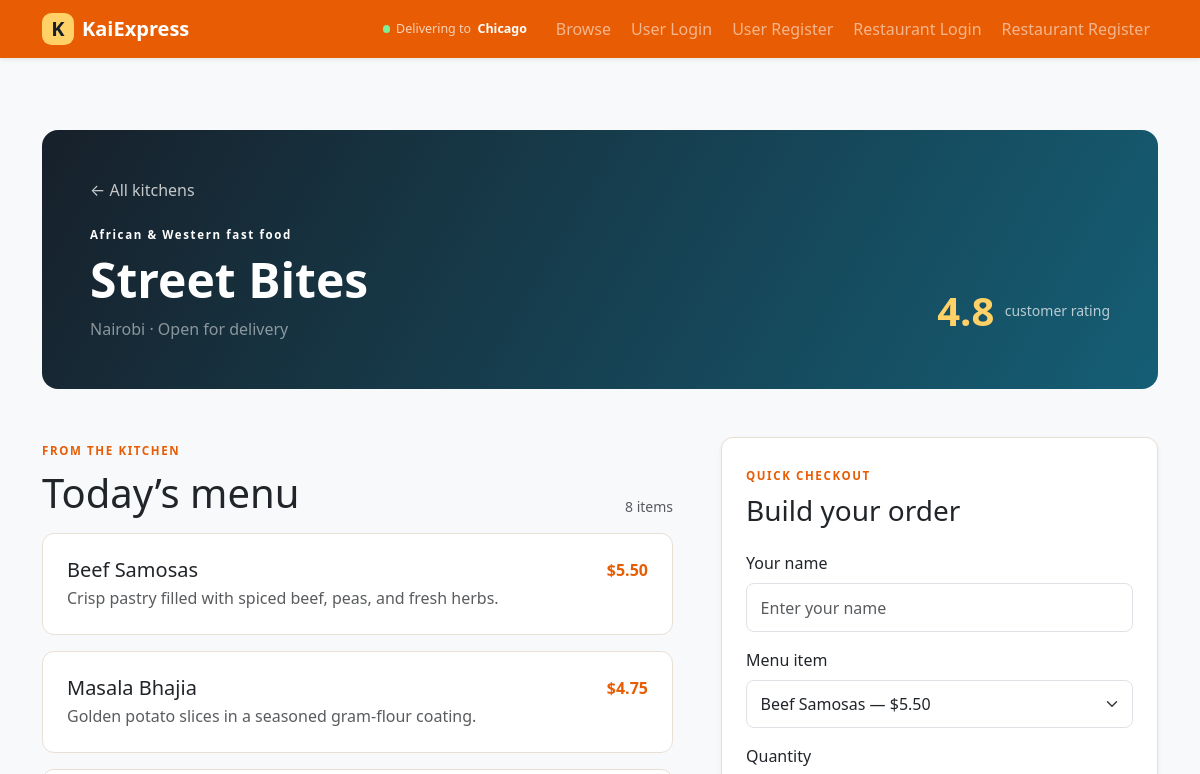
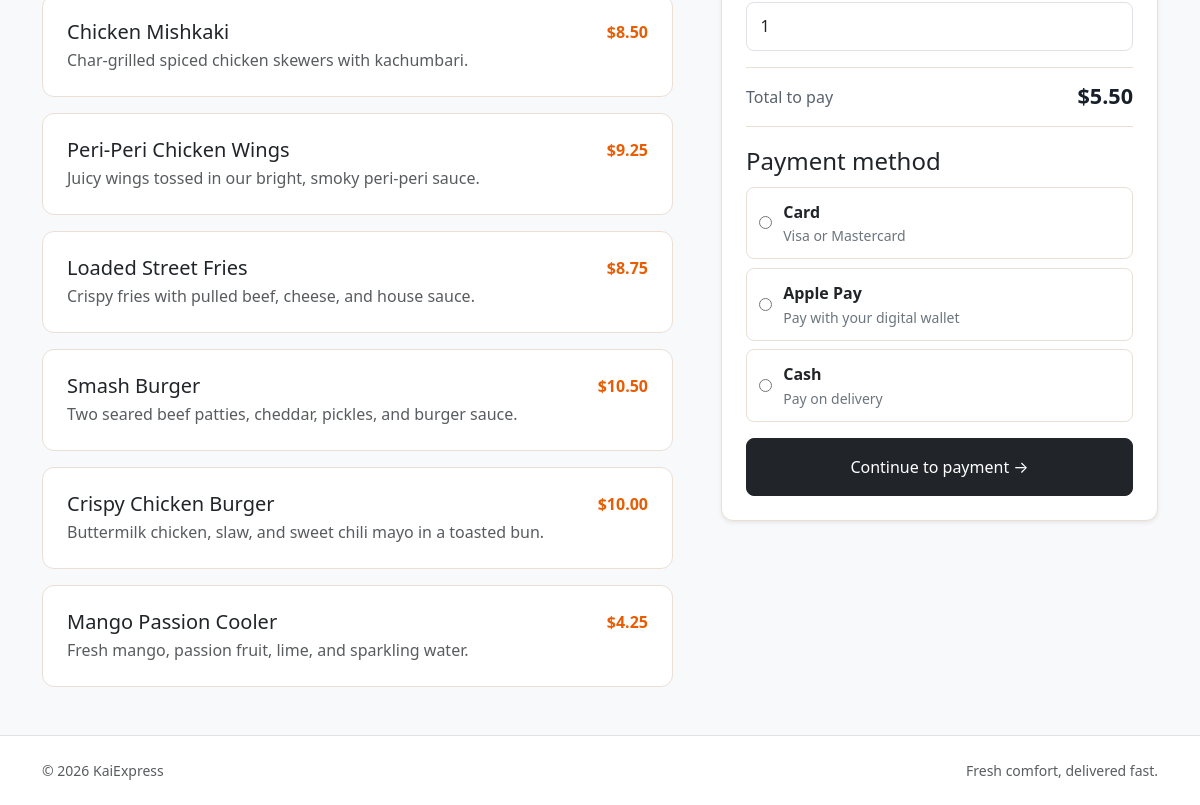
The page /restaurant/12 on the database as committed earlier (2 pictures, top to bottom).
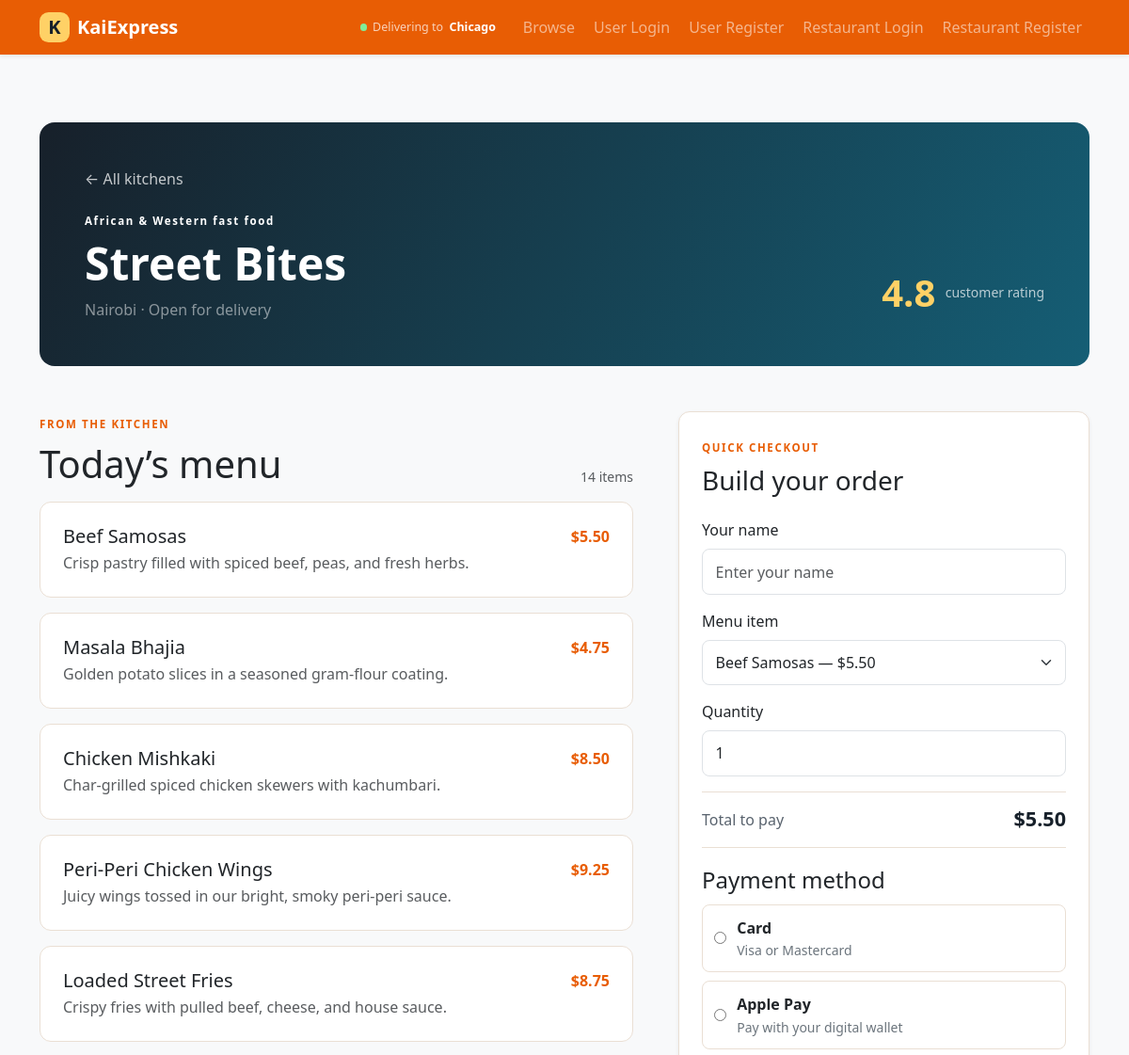
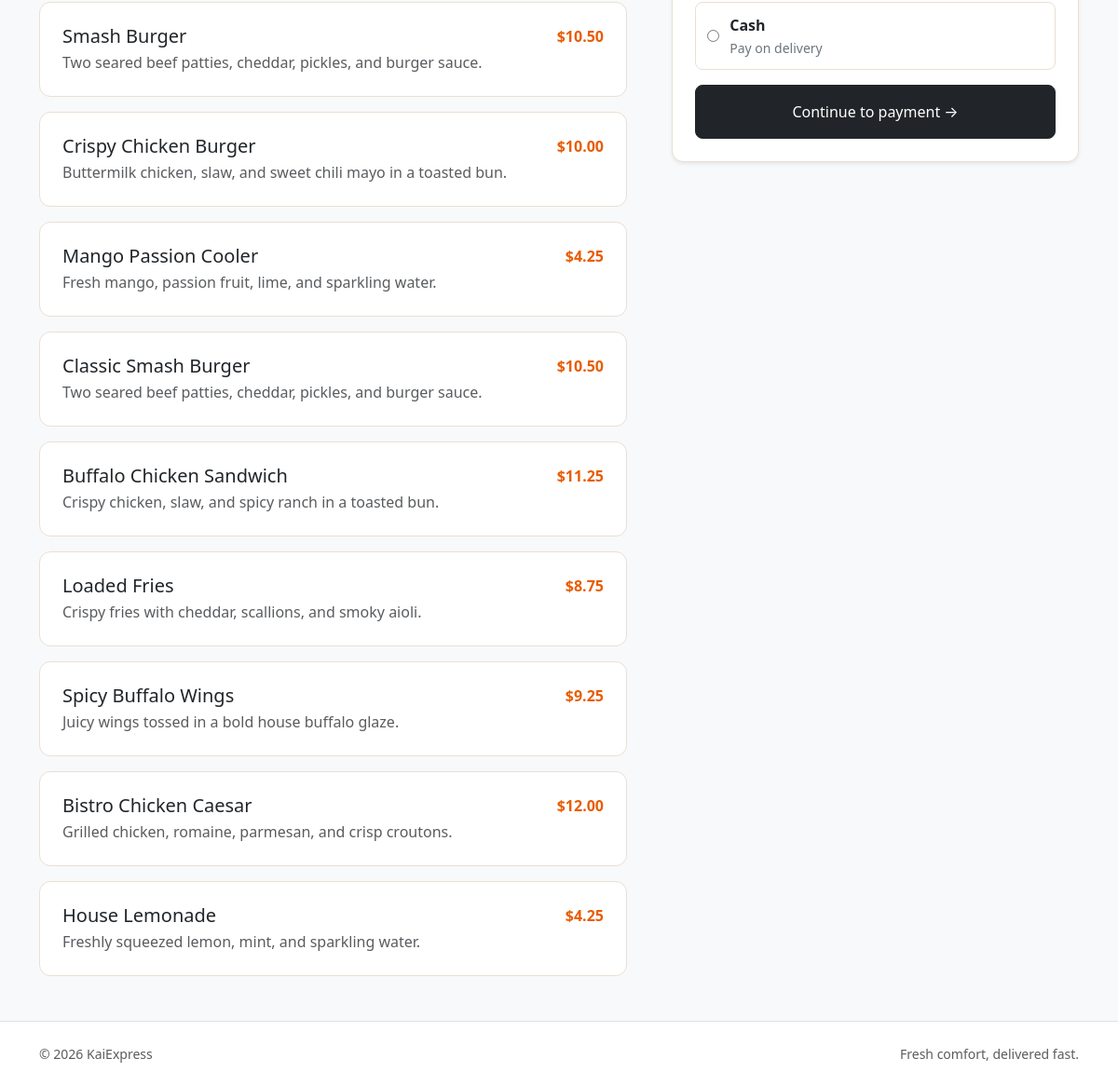
The same page on the database as committed later (2 pictures, top to bottom).
### packages/models.py (models this page shows, shortened)
class User(db.Model, UserMixin):
    __tablename__ = "users"
    id = db.Column(db.Integer, primary_key=True)
    name = db.Column(db.String(100), nullable=False)
    email = db.Column(db.String(120), unique=True, nullable=False)
    password_hash = db.Column(db.String(255), nullable=False)
    is_restaurant = db.Column(db.Boolean, default=False)
    cuisine = db.Column(db.String(80))
    city = db.Column(db.String(80))
    menu_items = db.relationship(
        "MenuItem",
        backref="restaurant",
        lazy=True
    )
    customer_orders = db.relationship(
        "Order",
        foreign_keys="Order.customer_id",
        backref="customer",
        lazy=True
    )
    restaurant_orders = db.relationship(
        "Order",
        foreign_keys="Order.restaurant_id",
        backref="restaurant",
        lazy=True
    )

class MenuItem(db.Model):
    __tablename__ = "menu_items"
    id = db.Column(db.Integer, primary_key=True)
    title = db.Column(db.String(120), nullable=False)
    description = db.Column(db.Text, nullable=False)
    price = db.Column(db.Float, nullable=False)
    restaurant_id = db.Column(
        db.Integer,
        db.ForeignKey("users.id"),
        nullable=False
    )

### packages/user_routes.py (the view)
    @app.route("/restaurant/<int:restaurant_id>")
    def restaurant_page(restaurant_id):
        restaurant = User.query.filter_by(id=restaurant_id, is_restaurant=True).first()
        if not restaurant:
            return redirect(url_for("home"))
        menu = MenuItem.query.filter_by(restaurant_id=restaurant_id).all()
        return render_template("user/restaurant.html", restaurant=restaurant, menu=menu)

### packages/templates/user/restaurant.html (shortened to what this page needs)
{% extends "base.html" %}
{% block content %}
<section class="restaurant-header p-4 p-lg-5 mb-5">
  <div class="d-flex flex-wrap justify-content-between align-items-end gap-4">
    <div><a class="back-link" href="{{ url_for('home') }}">&larr; All kitchens</a><span class="eyebrow d-block mt-4">{{ restaurant.cuisine }}</span><h1 class="display-5 fw-bold mt-2 mb-2">{{ restaurant.name }}</h1><p class="mb-0 text-white-50">{{ restaurant.city }} &middot; Open for delivery</p></div>
    <div class="header-rating"><span>4.8</span><small>customer rating</small></div>
  </div>
</section>
<div class="row g-5 align-items-start">
  <div class="col-lg-7">
    <div class="d-flex justify-content-between align-items-end mb-3"><div><span class="eyebrow text-primary">FROM THE KITCHEN</span><h2 class="h1 mt-2 mb-0">Today&rsquo;s menu</h2></div><span class="text-body-secondary small">{{ menu|length }} items</span></div>
    <div class="vstack gap-3">
      {% for item in menu %}
      <article class="menu-row p-3 p-sm-4">
        <div class="d-flex justify-content-between gap-3"><div><h3 class="h5 mb-1">{{ item.title }}</h3><p class="text-body-secondary mb-0">{{ item.description }}</p></div><strong class="price">${{ '%.2f'|format(item.price) }}</strong></div>
      </article>
      {% else %}
      <div class="empty-state p-4"><p class="mb-0">This kitchen is still updating its menu.</p></div>
      {% endfor %}
    </div>
  </div>
  <div class="col-lg-5">
      <div class="order-panel p-4 shadow-sm sticky-lg-top">
      <span class="eyebrow text-primary">QUICK CHECKOUT</span><h2 class="h3 mt-2 mb-4">Build your order</h2>
        <form id="checkout-form" action="{{ url_for('place_order', restaurant_id=restaurant.id) }}" method="post">
          <div class="mb-3">
            <label class="form-label">Your name</label>
            <input type="text" name="customer_name" class="form-control" placeholder="Enter your name" required>
          </div>
          <div class="mb-3">
            <label class="form-label">Menu item</label>
            <select name="item_id" class="form-select" required>
              {% for item in menu %}
              <option value="{{ item.id }}">{{ item.title }} — ${{ '%.2f'|format(item.price) }}</option>
              {% endfor %}
            </select>
          </div>
          <div class="mb-3">
            <label class="form-label">Quantity</label>
            <input type="number" name="quantity" class="form-control" min="1" value="1" required>
          </div>
          <div class="checkout-total d-flex justify-content-between align-items-center mb-3">
            <span>Total to pay</span>
            <strong id="checkout-total">$0.00</strong>
          </div>
          <fieldset class="mb-3">
            <legend class="form-label mb-2">Payment method</legend>
            <div class="payment-options">
              <label class="payment-option">
                <input type="radio" name="payment_method" value="card" required>
                <span><strong>Card</strong><small>Visa or Mastercard</small></span>
              </label>
              <label class="payment-option">
                <input type="radio" name="payment_method" value="mobile_money">
                <span><strong>Apple Pay</strong><small>Pay with your digital wallet</small></span>
              </label>
              <label class="payment-option">
                <input type="radio" name="payment_method" value="cash_on_delivery">
                <span><strong>Cash</strong><small>Pay on delivery</small></span>
              </label>
            </div>
          </fieldset>
          <button type="submit" class="btn btn-dark w-100 py-3"><span id="checkout-button-label">Continue to payment</span> <span aria-hidden="true">&rarr;</span></button>
        </form>
      </div>
  </div>
</div>
{% endblock %}

### packages/templates/base.html (shortened to what this page needs)
<!doctype html>
<html lang="en">
  <head>
    <link href="https://cdn.jsdelivr.net/npm/bootstrap@5.3.3/dist/css/bootstrap.min.css" rel="stylesheet">
    <link href="{{ url_for('static', filename='app.css') }}" rel="stylesheet">
  </head>
  <body class="bg-body-tertiary">
    <nav class="navbar navbar-expand-lg navbar-dark bg-primary shadow-sm" aria-label="Main navigation">
      <div class="container">
        <a class="navbar-brand fw-bold d-flex align-items-center gap-2" href="{{ url_for('home') }}"><span class="brand-mark">K</span> KaiExpress</a>
        <div class="collapse navbar-collapse" id="navMenu">
          <ul class="navbar-nav ms-auto mb-2 mb-lg-0 align-items-lg-center gap-lg-1">
            <li class="nav-item"><span class="location-pill"><span class="location-dot"></span> Delivering to <strong>Chicago</strong></span></li>
            <li class="nav-item"><a class="nav-link" href="{{ url_for('home') }}">Browse</a></li>
            {% if current_user.is_authenticated %}
              {% if current_user.is_restaurant %}
                <li class="nav-item"><a class="nav-link" href="{{ url_for('restaurant_dashboard') }}">Dashboard</a></li>
                <li class="nav-item"><a class="nav-link" href="{{ url_for('restaurant_profile') }}">Profile</a></li>
              {% else %}
                <li class="nav-item"><a class="nav-link" href="{{ url_for('orders') }}">My Orders</a></li>
              {% endif %}
              <li class="nav-item"><span class="nav-link text-white-50">Hi, {{ current_user.name.split(' ')[0] }}</span></li>
              <li class="nav-item"><a class="nav-link" href="{{ url_for('logout') }}">Logout</a></li>
            {% else %}
              <li class="nav-item"><a class="nav-link" href="{{ url_for('login') }}">User Login</a></li>
              <li class="nav-item"><a class="nav-link" href="{{ url_for('register') }}">User Register</a></li>
              <li class="nav-item"><a class="nav-link" href="{{ url_for('restaurant_login') }}">Restaurant Login</a></li>
              <li class="nav-item"><a class="nav-link" href="{{ url_for('restaurant_register') }}">Restaurant Register</a></li>
            {% endif %}
          </ul>
        </div>
      </div>
    </nav>
    <main id="main-content" class="container my-5">
      {% block content %}{% endblock %}
    </main>
    <footer class="border-top py-4 mt-auto bg-white">
      <div class="container d-flex flex-wrap justify-content-between gap-2 text-body-secondary small"><span>&copy; 2026 KaiExpress</span><span>Fresh comfort, delivered fast.</span></div>
    </footer>
  </body>
</html>

### packages/static/app.css (style rules this page uses)
:root { --bs-primary: #e85d04; --bs-primary-rgb: 232, 93, 4; --kai-ink: #17202a; --kai-orange: #e85d04; --kai-cream: #fff8ef; --kai-line: #eadfd4; }
html, body { min-height: 100%; }
body { display: flex; flex-direction: column; }
main { flex: 1 0 auto; }
.btn { border-radius: 0.5rem; }
.form-control, .form-select { border-radius: 0.5rem; padding: 0.7rem 0.85rem; }
.navbar .nav-link { border-radius: 0.4rem; }
.location-pill { display: inline-flex; align-items: center; gap: .4rem; padding: .35rem .7rem; margin-right: .35rem; color: rgba(255,255,255,.72); font-size: .78rem; }
.location-pill strong { color: white; }
.location-dot, .status-dot { width: .45rem; height: .45rem; display: inline-block; border-radius: 50%; background: #80ed99; }
.brand-mark { display: grid; width: 2rem; height: 2rem; place-items: center; border-radius: 0.6rem; color: var(--kai-ink); background: #ffd166; }
.eyebrow { font-size: 0.72rem; font-weight: 800; letter-spacing: 0.14em; }
.restaurant-header { color: white; background: linear-gradient(120deg, #17202a, #155e75); border-radius: 1rem; }
.back-link { color: rgba(255,255,255,.75); text-decoration: none; }
.header-rating { display: flex; align-items: center; gap: .65rem; }
.header-rating span { font-size: 2.5rem; font-weight: 700; color: #ffd166; }
.header-rating small { color: rgba(255,255,255,.7); }
.menu-row, .order-panel, .metric-card { background: white; border: 1px solid var(--kai-line); border-radius: .75rem; }
.menu-row { transition: border-color .2s ease, transform .2s ease; }
.price { white-space: nowrap; color: var(--kai-orange); }
.order-panel { top: 1.5rem; }
.checkout-total { padding: .8rem 0; border-top: 1px solid var(--kai-line); border-bottom: 1px solid var(--kai-line); color: #59636e; }
.checkout-total strong { color: var(--kai-ink); font-size: 1.35rem; }
.payment-options { display: grid; gap: .55rem; }
.payment-option { display: flex; align-items: center; gap: .7rem; padding: .75rem; border: 1px solid var(--kai-line); border-radius: .5rem; cursor: pointer; }
.payment-option input { accent-color: var(--kai-orange); }
.payment-option span { display: flex; flex-direction: column; gap: .1rem; }
.payment-option small { color: #6c757d; }

Rows that differ between the two databases and show on the page:
added MenuItem: title "Classic Smash Burger", description "Two seared beef patties, cheddar, pickles, and burger sauce.", price "10.50"
added MenuItem: title "Buffalo Chicken Sandwich", description "Crispy chicken, slaw, and spicy ranch in a toasted bun.", price "11.25"
added MenuItem: title "Loaded Fries", description "Crispy fries with cheddar, scallions, and smoky aioli.", price "8.75"
added MenuItem: title "Spicy Buffalo Wings", description "Juicy wings tossed in a bold house buffalo glaze.", price "9.25"
added MenuItem: title "Bistro Chicken Caesar", description "Grilled chicken, romaine, parmesan, and crisp croutons.", price "12.00"
added MenuItem: title "House Lemonade", description "Freshly squeezed lemon, mint, and sparkling water.", price "4.25"
Other text that changed with them:
{{ menu|length }}: "8" → "14"
